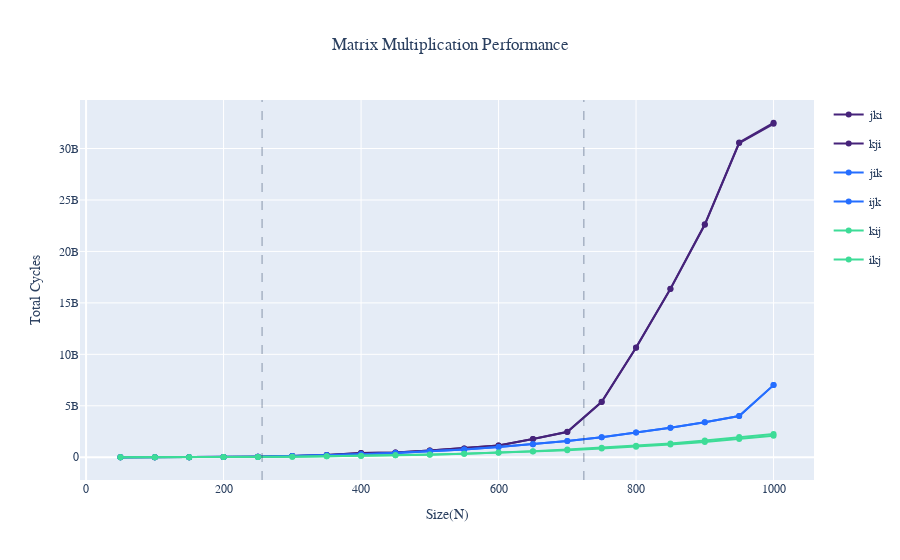

The cell this chart's notebook holds for it:
### Markdown cell above
## Plot total cycles per fn

### Code cell
bench_id = 3
results_sql =f"""select N, fn, value from result where bench_id = {bench_id}"""
df = conn.sql(results_sql).pl()
df = df.pivot(values="value",index="N", columns="fn")
total_df = df.to_pandas()
figAC = px.line(total_df, **fig_args(cols, "AC"))
figAB = px.line(total_df, **fig_args(cols, "AB"))
figBC = px.line(total_df, **fig_args(cols, "BC"))

layout = {
    "font": {"family": "Courier New"},
    "title_text": "Matrix Multiplication Performance",
    "title_x": 0.5,
    "xaxis_title":"Size(N)",
    "yaxis_title":"Total Cycles",
    "height": 700
}

fig = go.Figure(layout=layout,data=figAC.data + figAB.data + figBC.data)
fig.add_vline(x=l2_cutoff, line_width=0.5, line_dash="dash")
fig.add_vline(x=l3_cutoff, line_width=0.5, line_dash="dash")
fig.show()

### Figure 1 — Plotly figure (JSON) as saved in the notebook; plotly's stock layout.template omitted (floating-point values rounded to 4 significant figures)
{"data": [{"hovertemplate": "variable=jki<br>N=%{x}<br>value=%{y}<extra></extra>", "legendgroup": "jki", "line": {"color": "#46237a", "dash": "solid"}, "marker": {"symbol": "circle"}, "mode": "markers+lines", "name": "jki", "orientation": "v", "showlegend": true, "type": "scatter", "x": [50, 100, 150, 200, 250, 300, 350, 400, 450, 500, 550, 600, 650, 700, 750, 800, 850, 900, 950, 1000], "xaxis": "x", "y": [302690, 2668404, 10304042, 26909428, 53932764, 119881724, 216372702, 411317940, 470350826, 646683416, 861744242, 1140745780, 1775541804, 2469407178, 5401144204, 10664538234, 16384482140, 22636311294, 30583616080, 32503406996], "yaxis": "y"}, {"hovertemplate": "variable=kji<br>N=%{x}<br>value=%{y}<extra></extra>", "legendgroup": "kji", "line": {"color": "#46237a", "dash": "solid"}, "marker": {"symbol": "circle"}, "mode": "markers+lines", "name": "kji", "orientation": "v", "showlegend": true, "type": "scatter", "x": [50, 100, 150, 200, 250, 300, 350, 400, 450, 500, 550, 600, 650, 700, 750, 800, 850, 900, 950, 1000], "xaxis": "x", "y": [302020, 2609782, 10304044, 26909426, 53811210, 119881722, 216372704, 411317940, 470350828, 646683420, 861744240, 1140745776, 1769608874, 2453691236, 5360483756, 10637367722, 16338403258, 22590244034, 30527738790, 32399690126], "yaxis": "y"}, {"hovertemplate": "variable=jik<br>N=%{x}<br>value=%{y}<extra></extra>", "legendgroup": "jik", "line": {"color": "#256eff", "dash": "solid"}, "marker": {"symbol": "circle"}, "mode": "markers+lines", "name": "jik", "orientation": "v", "showlegend": true, "type": "scatter", "x": [50, 100, 150, 200, 250, 300, 350, 400, 450, 500, 550, 600, 650, 700, 750, 800, 850, 900, 950, 1000], "xaxis": "x", "y": [302020, 2609782, 10304040, 26909424, 53811208, 119408480, 191361880, 290135902, 414030130, 572322516, 763345316, 995070026, 1270431988, 1585970468, 1952939682, 2405939736, 2856428476, 3398300692, 4011804934, 7008647562], "yaxis": "y"}, {"hovertemplate": "variable=ijk<br>N=%{x}<br>value=%{y}<extra></extra>", "legendgroup": "ijk", "line": {"color": "#256eff", "dash": "solid"}, "marker": {"symbol": "circle"}, "mode": "markers+lines", "name": "ijk", "orientation": "v", "showlegend": true, "type": "scatter", "x": [50, 100, 150, 200, 250, 300, 350, 400, 450, 500, 550, 600, 650, 700, 750, 800, 850, 900, 950, 1000], "xaxis": "x", "y": [302014, 2609784, 10304040, 26909424, 53811210, 119408476, 191361880, 290135898, 414030130, 572322516, 763345316, 995070026, 1270431988, 1585970464, 1952939680, 2405939736, 2856428476, 3398300692, 4011804936, 7008647558], "yaxis": "y"}, {"hovertemplate": "variable=kij<br>N=%{x}<br>value=%{y}<extra></extra>", "legendgroup": "kij", "line": {"color": "#3ddc97", "dash": "solid"}, "marker": {"symbol": "circle"}, "mode": "markers+lines", "name": "kij", "orientation": "v", "showlegend": true, "type": "scatter", "x": [50, 100, 150, 200, 250, 300, 350, 400, 450, 500, 550, 600, 650, 700, 750, 800, 850, 900, 950, 1000], "xaxis": "x", "y": [300006, 2094088, 7012632, 17394564, 34073972, 59588314, 91905018, 135830290, 194474230, 265398156, 350868730, 451774096, 583831106, 741276926, 920314254, 1105626488, 1332040636, 1618555084, 1964084548, 2263850984], "yaxis": "y"}, {"hovertemplate": "variable=ikj<br>N=%{x}<br>value=%{y}<extra></extra>", "legendgroup": "ikj", "line": {"color": "#3ddc97", "dash": "solid"}, "marker": {"symbol": "circle"}, "mode": "markers+lines", "name": "ikj", "orientation": "v", "showlegend": true, "type": "scatter", "x": [50, 100, 150, 200, 250, 300, 350, 400, 450, 500, 550, 600, 650, 700, 750, 800, 850, 900, 950, 1000], "xaxis": "x", "y": [229122, 2080082, 6772406, 16201686, 32029666, 55155878, 87403740, 129517292, 184327884, 252785600, 335951164, 435222974, 553682458, 689477820, 850515436, 1018261552, 1240446538, 1484166590, 1778370632, 2097616016], "yaxis": "y"}], "layout": {"autosize": true, "font": {"family": "Courier New"}, "shapes": [{"line": {"dash": "dash", "width": 0.5}, "type": "line", "x0": 256, "x1": 256, "xref": "x", "y0": 0, "y1": 1, "yref": "y domain"}, {"line": {"dash": "dash", "width": 0.5}, "type": "line", "x0": 724.1, "x1": 724.1, "xref": "x", "y0": 0, "y1": 1, "yref": "y domain"}], "title": {"text": "Matrix Multiplication Performance", "x": 0.5}, "xaxis": {"autorange": true, "range": [-7.509, 1058.0], "title": {"text": "Size(N)"}, "type": "linear"}, "yaxis": {"autorange": true, "range": [-2100000000.0, 34600000000.0], "title": {"text": "Total Cycles"}, "type": "linear"}}}
